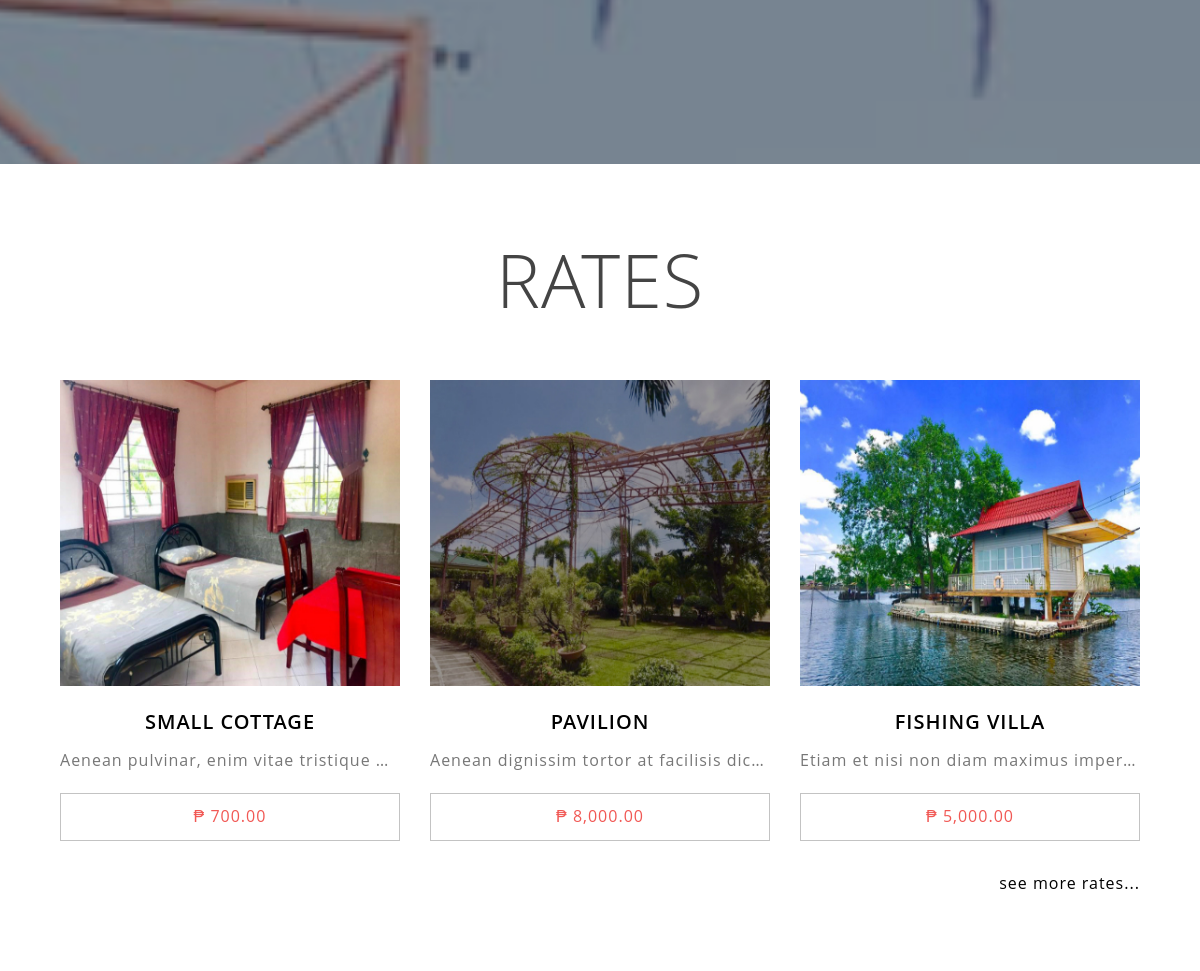
Before: / (middle part) with the older database file.
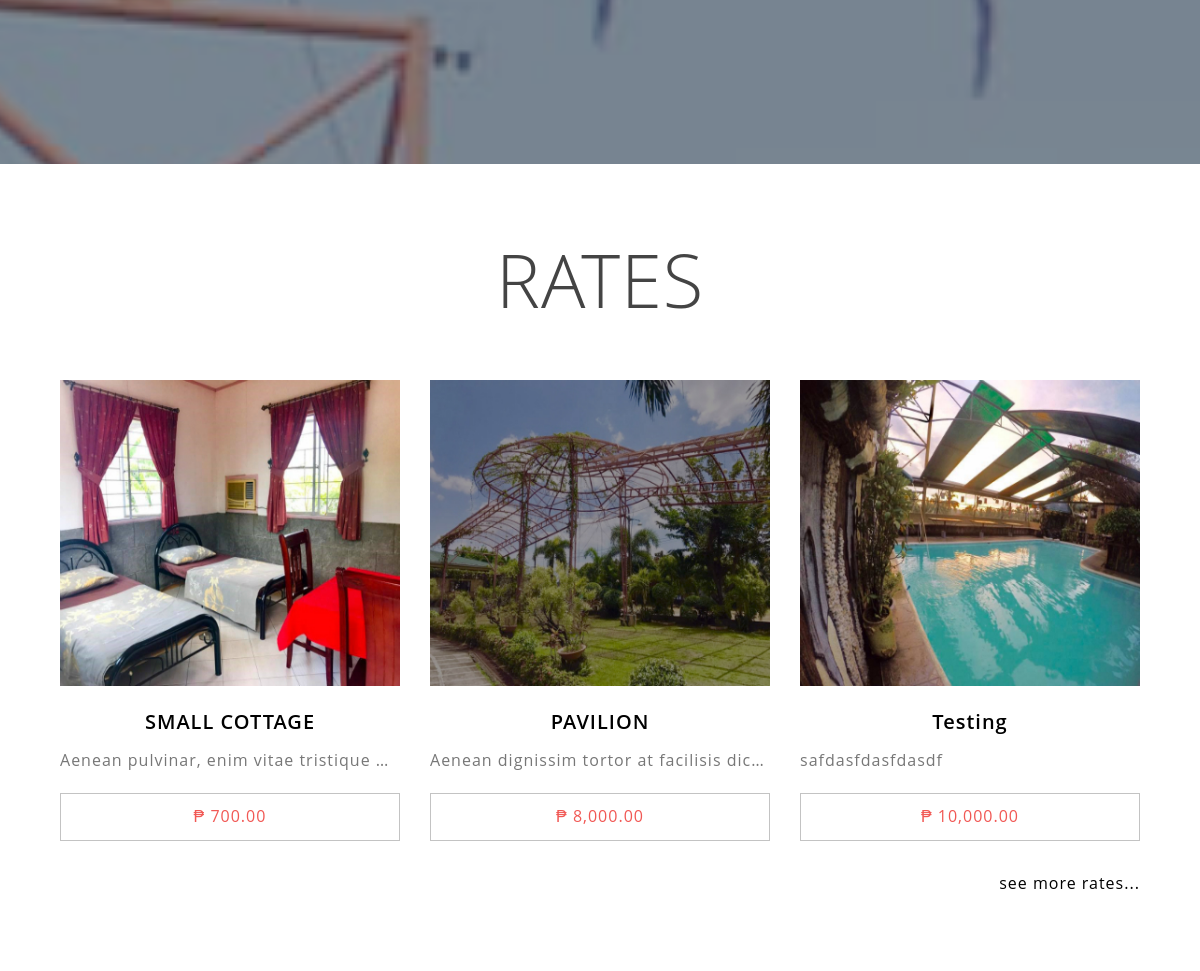
After: the same page with the newer database file.
### tables this page shows
CREATE TABLE `rates` (
  `RATES_NO` int(11) NOT NULL,
  `RATES_NAME` varchar(500) NOT NULL,
  `RATES_UNITNO` varchar(500) NOT NULL,
  `RATES_DESCRIPTION` varchar(10000) NOT NULL,
  `RATES_IMAGE` varchar(1000) NOT NULL,
  `RATES_PRICE` varchar(100) NOT NULL,
  `RATES_BEST` varchar(50) NOT NULL,
  `RATES_DELETION` int(11) NOT NULL
);

### application/controllers/Template.php (called while the page is built, shortened)
<?php
class Template extends CI_Controller {
    public function __construct()
    {
        $this->curpage = "Template";
        $this->load->model('Rates_model');
        $this->load->library('mailgun');
    }
    public function index()
    {
        $details = array (
            'get_rates_best' =>  $this->Rates_model->get_rates_best()
        );
        $data['content']    =   $this->load->view('user/homecontent', $details, TRUE);
        $data['curpage']    =   $this->curpage;
        $this->load->view('template', $data);
    }
}

### index.php (called while the page is built, shortened)
<?php
require_once BASEPATH.'core/CodeIgniter.php';

### application/models/Rates_model.php (called while the page is built, shortened)
<?php
class Rates_model extends CI_Model
{
    public $rates_best          =   "RATES_BEST";
    public $rates_deletion      =   "RATES_DELETION";
    public $table               =   "rates";
    function get_rates_best()
    {
        $row    =   $this->db->where($this->rates_deletion, 0)
                             ->order_by($this->rates_best, 'ASC')
                             ->limit(3)
                             ->get($this->table);
        return $row->result();
    }
}

### application/views/user/homecontent.php (the view, shortened to what this page needs)
<div class="landing-image-parent">
    <div class="landing-image-child-testimonial">
        <div class="landing-image-text">
            <div class="landing-image-title">Testimonials</div>
        </div>
    </div>
</div>
<div class="card card-cstm">
    <div class="card-body">
        <div class="container">
            <div class="main-title">rates</div>
            <div class="row">
                <?php
                    if ( !empty($get_rates_best) ) {
                        foreach ( $get_rates_best as $rates ) {
                ?>
                            <div class="col-md-4 padding-top-large">
                                <div class="rates-image">
                                    <a href="<?php echo base_url(); ?>rates/details/<?php echo str_replace(' ', '-', strtolower($rates->RATES_NAME));?>/<?php echo $rates->RATES_NO; ?>">
                                        <img src="<?php echo base_url(); ?>public/img/<?php echo $rates->RATES_IMAGE; ?>" alt="<?php echo $rates->RATES_NAME; ?>" class="img-thumbnail">
                                    </a>
                                </div>
                                <div class="rates-title">
                                    <a href="<?php echo base_url(); ?>rates/details/<?php echo str_replace(' ', '-', strtolower($rates->RATES_NAME));?>/<?php echo $rates->RATES_NO; ?>">
                                        <?php echo $rates->RATES_NAME; ?>
                                    </a>
                                </div>
                                <div class="rates-description">
                                    <?php echo $rates->RATES_DESCRIPTION; ?>
                                </div>
                                <div class="rates-price">
                                    ₱ <?php echo number_format($rates->RATES_PRICE, 2); ?>
                                </div>
                            </div>
                <?php
                        }
                    }
                ?>
                <div class="col-md-12 padding-top-large">
                    <div class="align-right">
                        <a href="<?php echo base_url(); ?>rates">see more rates...</a>
                    </div>
                </div>
            </div>
        </div>
    </div>
</div>

### application/views/template.php (shortened to what this page needs)
<!DOCTYPE html>
<html>
	<head>
		<?php $this->load->view('common/css_files_includes'); ?>
	</head>
	<body>
		<div class="wrapper">
            <div class="main-content main-content-padding">
                <?php
                    switch($curpage) {
                        case 'Template':
                            echo $content;
                            break;
                    }
                ?>
            </div>
        </div>
	</body>
</html>

### application/views/common/css_files_includes.php (shortened to what this page needs)
<link rel="stylesheet" href="<?php echo base_url(); ?>public/css/bootstrap.min.css"/>
<link rel="stylesheet" href="<?php echo base_url(); ?>public/css/font-awesome.min.css"/>
<link rel="stylesheet" href="<?php echo base_url(); ?>public/css/padding-margin.css"/>
<link rel="stylesheet" href="<?php echo base_url(); ?>public/css/styles.css"/>
<link rel="stylesheet" href="<?php echo base_url(); ?>public/css/plugins/datepicker/bootstrap-datepicker.min.css"/>
<link rel="stylesheet" href="<?php echo base_url(); ?>public/css/plugins/daterangepicker/daterangepicker.css"/>
<link rel="stylesheet" href="<?php echo base_url();?>public/css/plugins/fullcalendar/fullcalendar.min.css">
<link rel="stylesheet" href="<?php echo base_url(); ?>public/css/plugins/sweetalert/sweetalert.min.css"/>

### public/css/padding-margin.css (style rules this page uses)
.padding-top-large { padding-top: 30px; }

### public/css/styles.css (style rules this page uses)
html, body, .centering-page-parent { width: 100%; height: 100%; }
body { font-family: 'Open Sans', sans-serif; background-color: #FFFFFF; font-weight: normal; line-height: 1.6 !important; font-size: 16px !important; letter-spacing: 1px !important; color: #444; }
.align-right { text-align: right !important; }
.rates-image { overflow: hidden; -webkit-transition:0.5s; cursor: pointer; }
.rates-image img { -webkit-transition: all 0.7s ease !important; transition: all 0.7s ease !important; }
.rates-title { font-size: 20px; font-weight: 600; padding: 20px 0 10px !important; text-align: center; }
.rates-description { color: #777; font-size: 16px; font-weight: 400; padding-bottom: 20px; overflow:hidden; white-space:nowrap; text-overflow:ellipsis; }
.rates-price { padding: 10px 20px; border: 1px solid #c3c3c3; color: #f15854; font-size: 16px; text-align: center; }
.img-thumbnail { border: 0px; border-radius: 0px; padding: 0px; width: 100%; }
.card-cstm { padding: 75px 0; border-radius: 0px; border: 0px; }
.card-body { padding: 0px; }
.main-title { text-align: center; font-size: 74px; line-height: 1.1; color: #444; text-transform: uppercase; font-weight: 300; padding-bottom: 30px; }
.landing-image-parent { color: white; position: relative; height: 64vh; }
.landing-image-child-testimonial { position: absolute; z-index: 2; width: 100%; height: 100%; background-image: url('../img/image6.jpg'); -webkit-background-size: cover; -moz-background-size: cover; background-position: 33%; filter: contrast(83%); background-position-y: center; background-attachment: fixed; }
.landing-image-text { position: absolute; width: 100%; top: 50%; left: 50%; transform: translateX(-50%) translateY(-50%); text-align: center; }
.landing-image-title { padding: 75px 0 60px 0; line-height: 1; font-size: 74px; color: #FFFFFF; text-transform: uppercase; }
.wrapper { display: flex; flex-direction: column; height: 100%; padding-left: 0; -webkit-transition: all 0.6s ease; -moz-transition: all 0.6s ease; -o-transition: all 0.6s ease; transition: all 0.6s ease; word-wrap: break-word; }
.main-content { flex: 1 0 100%; }
.main-content-padding { padding: 119px 0 0 0; }
.row { margin-left: 0; margin-right: 0; }
a { color: #000000; }

Changed rows visible on the page:
no longer on this page (row unchanged): rates: RATES_IMAGE (picture), RATES_NAME "FISHING VILLA", RATES_DESCRIPTION "Etiam et nisi non diam maximus imper…", RATES_PRICE "5,000.00"
added rates: RATES_IMAGE (picture), RATES_NAME "Testing", RATES_DESCRIPTION "safdasfdasfdasdf", RATES_PRICE "10,000.00"
